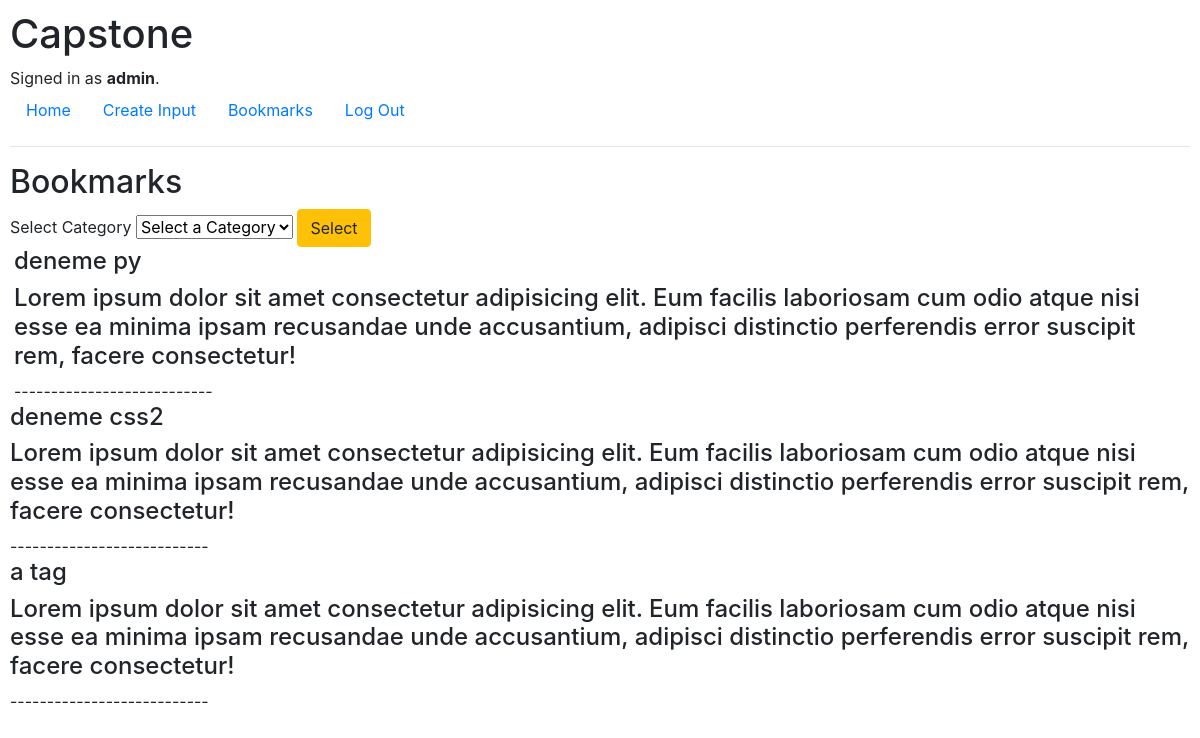
Page /bookmark (signed in) on the earlier database version.
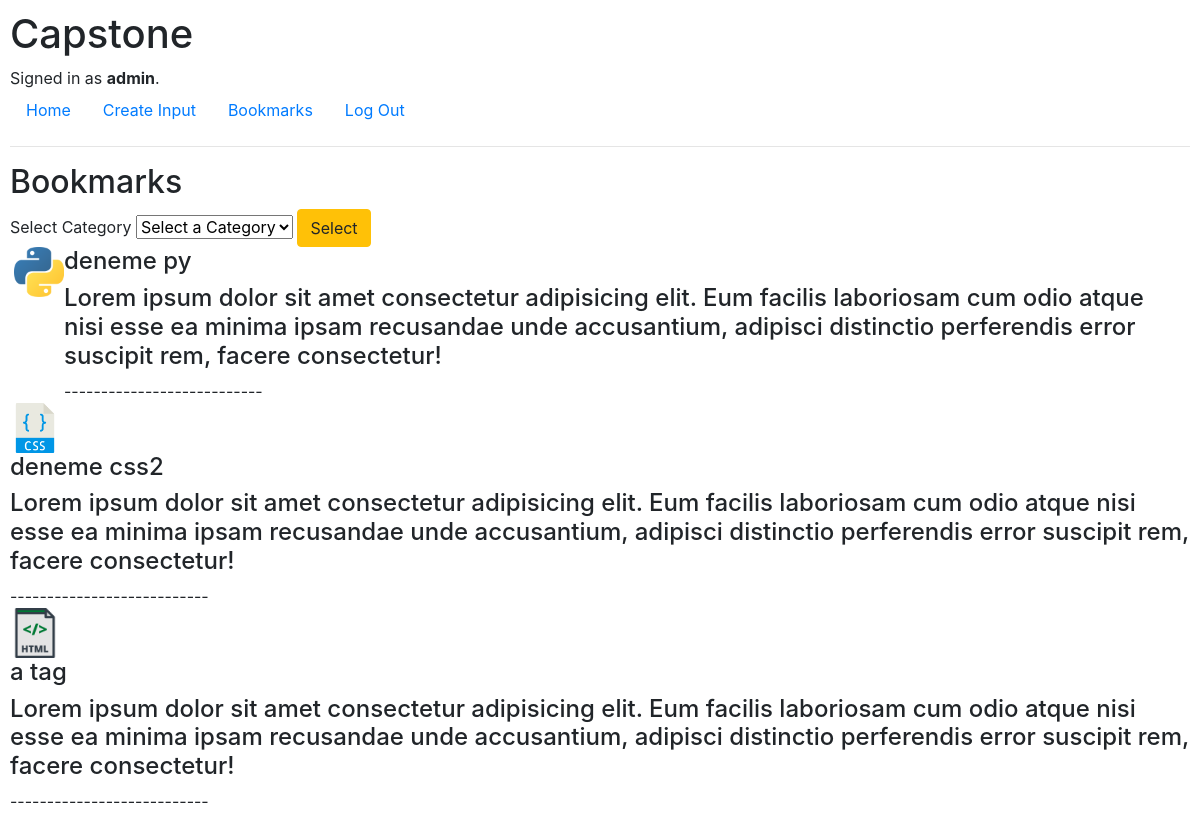
Same page on the later database version.
### capstone/models.py (models this page shows, shortened)
class Input(models.Model):
    title = models.CharField(max_length=30)
    content = models.CharField(max_length=6000)
    url = models.CharField(max_length=60)
    sites = models.CharField(max_length=30)
    owner = models.ForeignKey(User, on_delete=models.CASCADE, blank=True, null=True, related_name="user")
    category = models.ForeignKey(Category, on_delete=models.CASCADE, blank=True, null=True, related_name="category")
    isActive = models.BooleanField(default=True)
    bookmark = models.ManyToManyField(User, blank=True, null=True, related_name="inputBookmark")

class Category(models.Model):
    categoryName = models.CharField(max_length=60)
    categoryImage = models.ImageField(upload_to='category_images', blank=True, null=True)

### capstone/views.py (the view)
# urls.py: path("bookmark", views.displayBookmark, name="bookmark"),
def displayBookmark(request):
    currentUser = request.user
    selected_category = request.GET.get('category')
    if selected_category:
        input = currentUser.inputBookmark.filter(category__categoryName=selected_category)
    else:
        input = currentUser.inputBookmark.all()
    categories = Category.objects.all()
    return render(request, "capstone/bookmark.html", {
        "input": input,
        "categories": categories,
    })

### capstone/templates/capstone/bookmark.html (shortened to what this page needs)
{% extends "capstone/layout.html" %}
{% block body %}
    <h2>Bookmarks</h2>
    <form action="{% url 'bookmark' %}" method="GET">
        <label for="category">Select Category</label>
        <select name="category" id="category">
            <option value="">Select a Category</option>
        </select>
        <button type="submit" class="btn btn-warning">Select</button>
    </form>
    <div class="row mx-1">
    {% for input in input %}
        {% if input.isActive %}
            <div class="media-left media-middle">
                <a href="{% url 'input' id=input.id slug=input.title|slugify %}">
                    {% if input.category.categoryImage %}
                        <img src="{{ input.category.categoryImage.url }}" alt="{{ input.category.categoryName }}" style="width: 50px;">
                    {% endif %}
                </a>
            </div>
            <div class="media-body">
                <h4 class="media-heading">{{ input.title }}</h4>
                <h4 class="media-heading">{{ input.content }}</h4>
                ---------------------------
            </div>
    </div>
        {% endif %}
    {% endfor %}
{% endblock %}

Differences in the rows shown:
changed through a linked row, Input "deneme py": category.categoryImage: picture added
changed through a linked row, Input "deneme css2": category.categoryImage: picture added
changed through a linked row, Input "a tag": category.categoryImage: picture added
